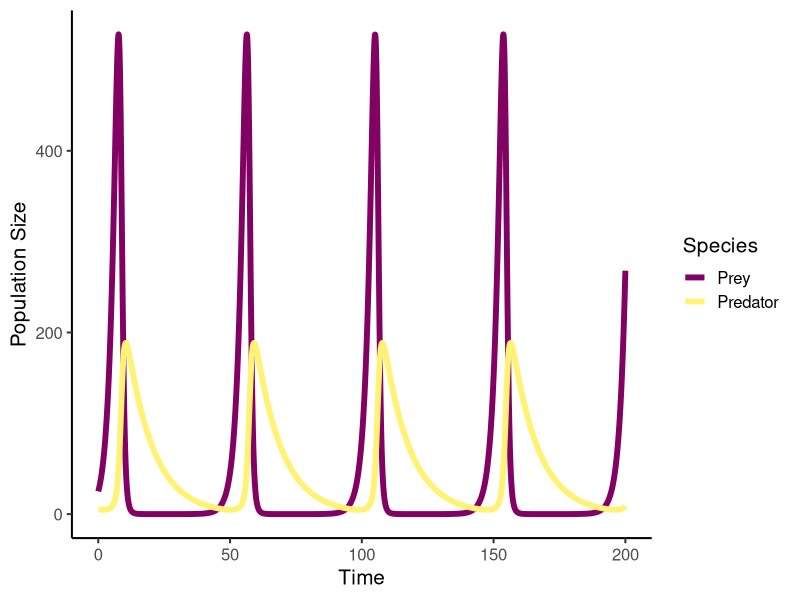
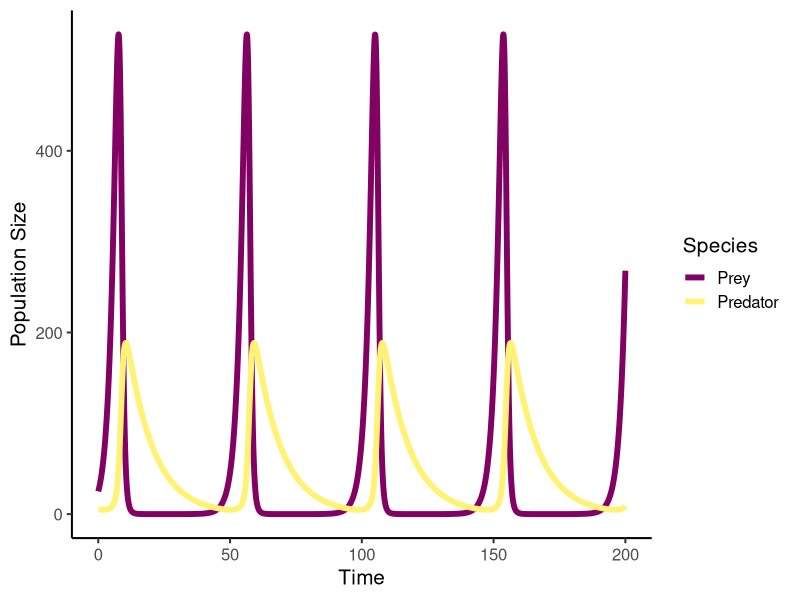
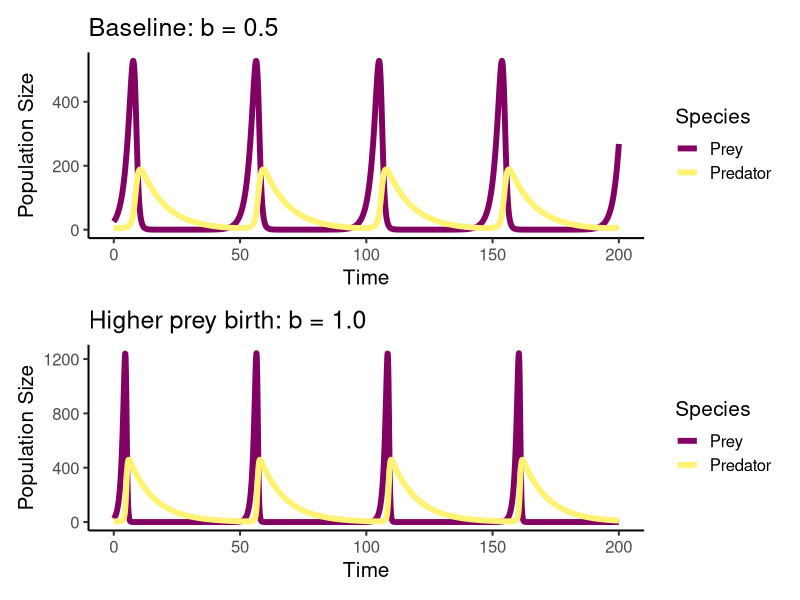
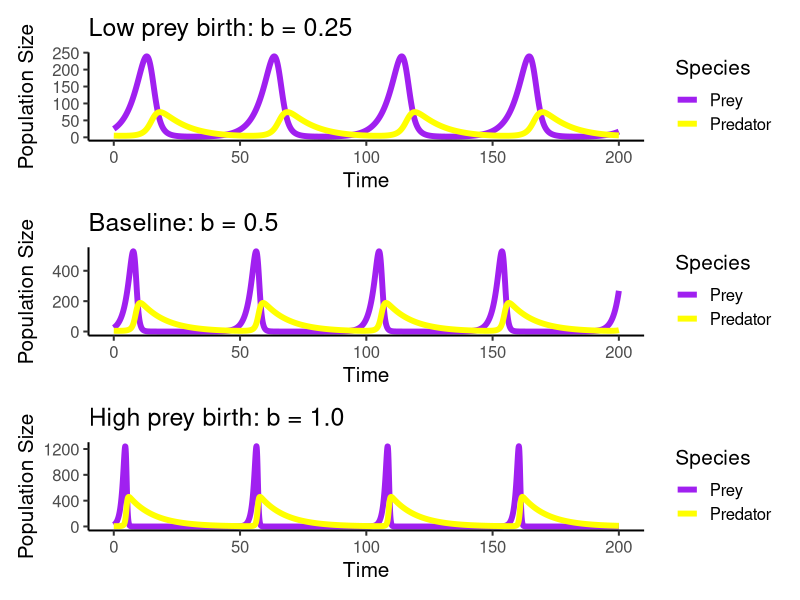
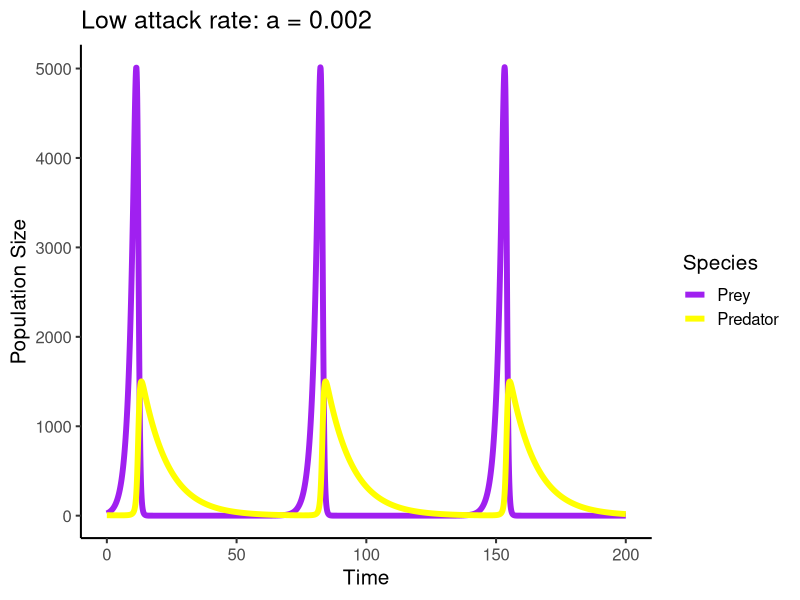
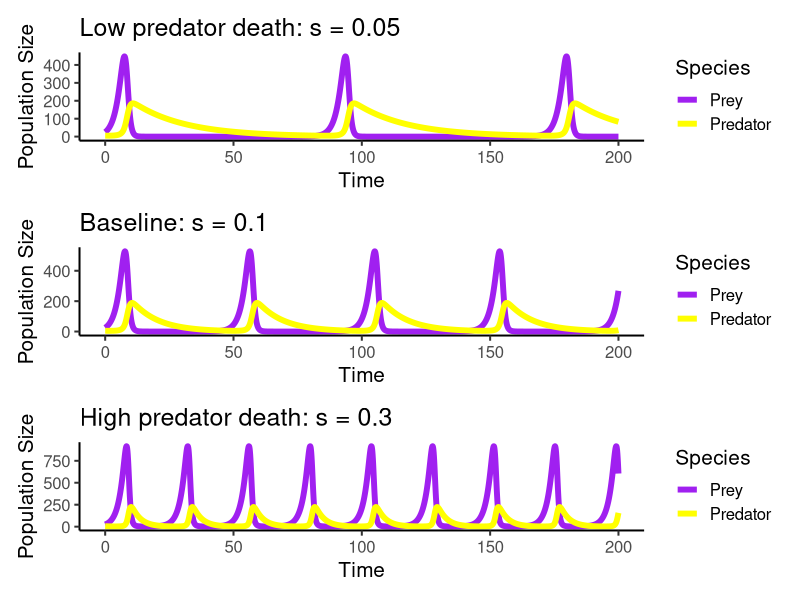
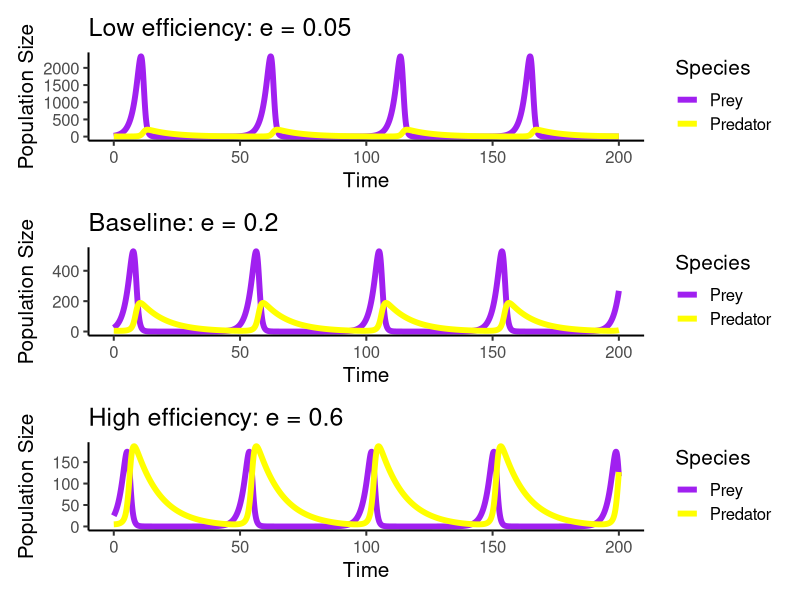
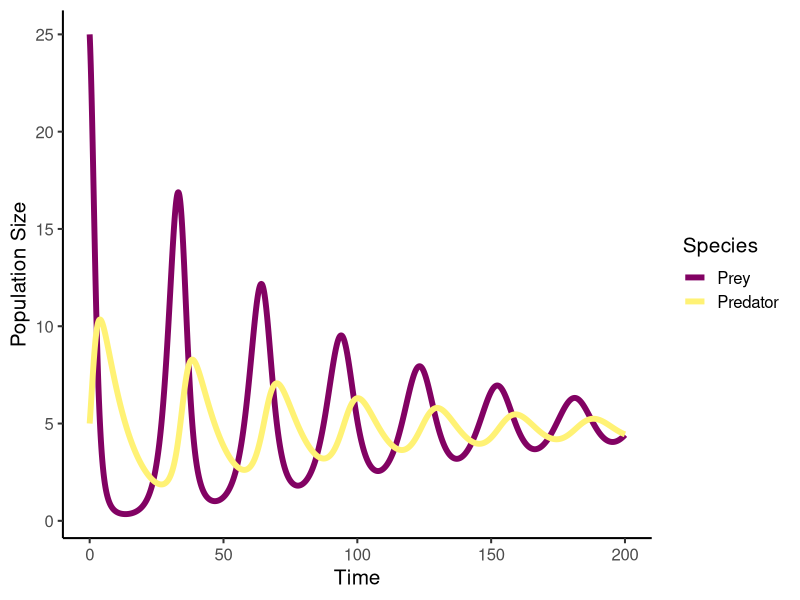

These figures' R source, in order:
## ---- chunk 1
knitr::opts_chunk$set(echo = TRUE)
set.seed(6)
library(tidyverse)
library(patchwork)
library(deSolve)
## ---- chunk 2
# Define the Lotka-Volterra predator-prey model
# Arguments:
#   t: current time (required by ode() but not used in this autonomous system)
#   y: vector of state variables [H, P] (prey and predator populations)
#   params: named vector of parameters (b, a, s, e)
# Returns:
#   list containing vector of derivatives [dH/dt, dP/dt]

predpreyLV <- function(t, y, params) {
  # Extract state variables from the y vector
  H <- y[1]  # Prey population (first element)
  P <- y[2]  # Predator population (second element)
  
  # with() lets us use parameter names directly without params$b, etc.
  with(as.list(params), {
    # Prey equation: births (bH) minus deaths from predation (aPH)
    dH.dt <- b*H - a*P*H
    
    # Predator equation: births from consumption (eaPH) minus deaths (sP)
    dP.dt <- e*a*P*H - s*P
    
    # Return derivatives as a list (required format for ode())
    return(list(c(dH.dt, dP.dt)))
  })
}
## ---- chunk 3
# Set parameter values as a named vector
params1 <- c(b = 0.5,   # Prey birth rate
             a = 0.01,  # Attack rate
             s = 0.1,   # Predator death rate
             e = 0.2)   # Conversion efficiency

# Create time sequence: start at 0, end at 200, step by 0.1
Time <- seq(0, 200, by = 0.1)

# Run the ODE solver
# Arguments:
#   y: initial conditions as named vector [H0, P0]
#   times: time points at which to compute solution
#   func: the model function we defined above
#   parms: parameter values
LV.out <- as.data.frame(ode(c(H0 = 25, P0 = 5), Time, predpreyLV, params1))

# Result is a data frame with columns: time, H0, P0
head(LV.out)
## ---- chunk 4
# Reshape data from wide to long format for ggplot
# pivot_longer transforms columns H0 and P0 into rows
LV.out_long <- pivot_longer(LV.out, 
                            !time,           # Keep time as-is
                            names_to = "species",    # New column for species names
                            values_to = "pop_size")  # New column for population values

# Create the plot
ggplot(LV.out_long, aes(x = time, y = pop_size, color = species)) +
  geom_line(linewidth = 2) +
  theme_classic(base_size = 15) +
  xlab("Time") + ylab("Population Size") +
  scale_color_manual(values = c("#820263", "#FFF275"),
                     name = "Species", labels = c("Prey", "Predator"))
## ---- chunk 5
# Convenient plotting function for Lotka-Volterra predator-prey model
# Arguments:
#   b, a, s, e: model parameters (see parameter table above)
#   H0, P0: initial population sizes
#   tmax: maximum time to simulate (default 200)
#   tstep: time step for output (default 0.1)
# Returns:
#   ggplot object showing population dynamics over time

lv_plot <- function(b, a, s, e, H0, P0, tmax = 200, tstep = 0.1) {
  
  # Define the model INSIDE the function
  # This ensures the function is self-contained
  predpreyLV <- function(t, y, params) {
    H <- y[1]
    P <- y[2]
    with(as.list(params), {
      dH.dt <- b*H - a*P*H
      dP.dt <- e*a*P*H - s*P
      return(list(c(dH.dt, dP.dt)))
    })
  }
  
  # Create parameter vector from function arguments
  params1 <- c(b = b, a = a, s = s, e = e)
  
  # Set up time sequence
  Time <- seq(0, tmax, by = tstep)
  
  # Run ODE solver
  LV.out <- as.data.frame(ode(c(H0 = H0, P0 = P0), Time, predpreyLV, params1))
  
  # Reshape for plotting
  LV.out_long <- pivot_longer(LV.out, !time, names_to = "species", values_to = "pop_size")
  
  # Create and return the plot
  ggplot(LV.out_long, aes(x = time, y = pop_size, color = species)) +
    geom_line(linewidth = 2) +
    theme_classic(base_size = 15) +
    xlab("Time") + ylab("Population Size") +
    scale_color_manual(values = c("#820263", "#FFF275"),
                       name = "Species", labels = c("Prey", "Predator"))
}
## ---- chunk 6
# Test the function with baseline parameters
lv_plot(b = 0.5, a = 0.01, s = 0.1, e = 0.2, H0 = 25, P0 = 5)
## ---- chunk 7
# Baseline
p1 <- lv_plot(b = 0.5, a = 0.01, s = 0.1, e = 0.2, H0 = 25, P0 = 5) +
  ggtitle("Baseline: b = 0.5")

# Higher prey birth rate
p2 <- lv_plot(b = 1.0, a = 0.01, s = 0.1, e = 0.2, H0 = 25, P0 = 5) +
  ggtitle("Higher prey birth: b = 1.0")

# Use patchwork to stack plots vertically
p1 / p2
## ---- chunk 8
predpreyLV <- function(t, y, params) {
  H <- y[1]
  P <- y[2]
  with(as.list(params), {
    dH.dt <- b*H - a*P*H
    dP.dt <- e*a*P*H - s*P
    return(list(c(dH.dt, dP.dt)))
  })
}

lv_plot <- function(b, a, s, e, H0, P0, tmax = 200, tstep = 0.1) {
  predpreyLV <- function(t, y, params) {
    H <- y[1]; P <- y[2]
    with(as.list(params), {
      dH.dt <- b*H - a*P*H
      dP.dt <- e*a*P*H - s*P
      return(list(c(dH.dt, dP.dt)))
    })
  }
  params1 <- c(b = b, a = a, s = s, e = e)
  Time <- seq(0, tmax, by = tstep)
  LV.out <- as.data.frame(ode(c(H0 = H0, P0 = P0), Time, predpreyLV, params1))
  LV.out_long <- pivot_longer(LV.out, !time, names_to = "species", values_to = "pop_size")
  ggplot(LV.out_long, aes(x = time, y = pop_size, color = species)) +
    geom_line(linewidth = 2) +
    theme_classic(base_size = 15) +
    xlab("Time") + ylab("Population Size") +
    scale_color_manual(values = c("purple", "yellow"),
                       name = "Species", labels = c("Prey", "Predator"))
}
## ---- chunk 9
p1 <- lv_plot(b = 0.25, a = 0.01, s = 0.1, e = 0.2, H0 = 25, P0 = 5) + ggtitle("Low prey birth: b = 0.25")
p2 <- lv_plot(b = 0.5,  a = 0.01, s = 0.1, e = 0.2, H0 = 25, P0 = 5) + ggtitle("Baseline: b = 0.5")
p3 <- lv_plot(b = 1.0,  a = 0.01, s = 0.1, e = 0.2, H0 = 25, P0 = 5) + ggtitle("High prey birth: b = 1.0")
p1 / p2 / p3
## ---- chunk 10
p1 <- lv_plot(b = 0.5, a = 0.002, s = 0.1, e = 0.2, H0 = 25, P0 = 5) + ggtitle("Low attack rate: a = 0.002")
p2 <- lv_plot(b = 0.5, a = 0.01,  s = 0.1, e = 0.2, H0 = 25, P0 = 5) + ggtitle("Baseline: a = 0.01")
p1 
## ---- chunk 11
p1 <- lv_plot(b = 0.5, a = 0.01, s = 0.05, e = 0.2, H0 = 25, P0 = 5) + ggtitle("Low predator death: s = 0.05")
p2 <- lv_plot(b = 0.5, a = 0.01, s = 0.1,  e = 0.2, H0 = 25, P0 = 5) + ggtitle("Baseline: s = 0.1")
p3 <- lv_plot(b = 0.5, a = 0.01, s = 0.3,  e = 0.2, H0 = 25, P0 = 5) + ggtitle("High predator death: s = 0.3")
p1 / p2 / p3
## ---- chunk 12
p1 <- lv_plot(b = 0.5, a = 0.01, s = 0.1, e = 0.05, H0 = 25, P0 = 5) + ggtitle("Low efficiency: e = 0.05")
p2 <- lv_plot(b = 0.5, a = 0.01, s = 0.1, e = 0.2,  H0 = 25, P0 = 5) + ggtitle("Baseline: e = 0.2")
p3 <- lv_plot(b = 0.5, a = 0.01, s = 0.1, e = 0.6,  H0 = 25, P0 = 5) + ggtitle("High efficiency: e = 0.6")
p1 / p2 / p3
## ---- chunk 13
# Original prey equation: dH.dt <- b*H - a*P*H
# Modified with logistic growth: dH.dt <- b*H*(K-H)/K - a*P*H

lv_plot_logistic <- function(b, a, s, e, K, H0, P0, tmax = 200, tstep = 0.1) {
  # Define the modified model
  predpreyLV_logistic <- function(t, y, params) {
    H <- y[1]
    P <- y[2]
    with(as.list(params), {
      # MODIFIED: Added logistic term (K-H)/K
      dH.dt <- b*H*(K - H)/K - a*P*H
      dP.dt <- e*a*P*H - s*P
      return(list(c(dH.dt, dP.dt)))
    })
  }
  
  # Note: K is now included in parameters
  params1 <- c(b = b, a = a, s = s, e = e, K = K)
  Time <- seq(0, tmax, by = tstep)
  LV.out <- as.data.frame(ode(c(H0 = H0, P0 = P0), Time, predpreyLV_logistic, params1))
  LV.out_long <- pivot_longer(LV.out, !time, names_to = "species", values_to = "pop_size")
  
  ggplot(LV.out_long, aes(x = time, y = pop_size, color = species)) +
    geom_line(linewidth = 2) +
    theme_classic(base_size = 15) +
    xlab("Time") + ylab("Population Size") +
    scale_color_manual(values = c("#820263", "#FFF275"),
                       name = "Species", labels = c("Prey", "Predator"))
}

# Test with K = 100
lv_plot_logistic(b = 0.5, a = 0.1, s = 0.1, e = 0.2, K = 100, H0 = 25, P0 = 5)
## ---- chunk 14
lv_plot_logistic <- function(b, a, s, e, K, H0, P0, tmax = 200, tstep = 0.1) {
  predpreyLV_logistic <- function(t, y, params) {
    H <- y[1]; P <- y[2]
    with(as.list(params), {
      dH.dt <- b*H*(K - H)/K - a*P*H
      dP.dt <- e*a*P*H - s*P
      return(list(c(dH.dt, dP.dt)))
    })
  }
  params1 <- c(b = b, a = a, s = s, e = e, K = K)
  Time <- seq(0, tmax, by = tstep)
  LV.out <- as.data.frame(ode(c(H0 = H0, P0 = P0), Time, predpreyLV_logistic, params1))
  LV.out_long <- pivot_longer(LV.out, !time, names_to = "species", values_to = "pop_size")
  ggplot(LV.out_long, aes(x = time, y = pop_size, color = species)) +
    geom_line(linewidth = 2) +
    theme_classic(base_size = 15) +
    xlab("Time") + ylab("Population Size") +
    scale_color_manual(values = c("#820263", "#FFF275"),
                       name = "Species", labels = c("Prey", "Predator"))
}
## ---- chunk 15
p1 <- lv_plot_logistic(b = 0.5, a = 0.1, s = 0.1, e = 0.2, K = 50,  H0 = 25, P0 = 5) + ggtitle("Small K = 50")
p2 <- lv_plot_logistic(b = 0.5, a = 0.1, s = 0.1, e = 0.2, K = 500, H0 = 25, P0 = 5) + ggtitle("Large K = 500")
p1 / p2
## ---- chunk 16
ggplot() +
  geom_function(fun = function(x) x, aes(color = "Type I"), linewidth = 2) +
  geom_function(fun = function(x) x/(1 + x), aes(color = "Type II"), linewidth = 2) +
  geom_function(fun = function(x) x^2/(1 + x^2), aes(color = "Type III"), linewidth = 2) +
  xlim(0, 3) +
  theme_classic(base_size = 15) +
  xlab("Prey Density") + ylab("Prey Consumed per Predator per Time") +
  labs(color = "Response Type") +
  scale_color_manual(values = c("Type I" = "black", "Type II" = "blue", "Type III" = "red"))
## ---- chunk 17
plot_responses <- function(a, h) {
  ggplot() +
    geom_function(fun = function(x) a*x/(1 + a*h*x), 
                  aes(color = "Type II"), linewidth = 2) +
    geom_function(fun = function(x) a*x^2/(1 + a*h*x^2), 
                  aes(color = "Type III"), linewidth = 2) +
    xlim(0, 3) +
    theme_classic(base_size = 15) +
    xlab("Prey Density") + ylab("Prey Consumed \nper Predator per Time") +
    labs(color = "Response") +
    ggtitle(paste("a =", a, ", h =", h))
}

# Compare different parameter values
(plot_responses(a = 1, h = 1) + plot_responses(a = 4, h = 1)) /
(plot_responses(a = 1, h = 0.5) + plot_responses(a = 1, h = 2))
## ---- chunk 18
SIR <- function(beta, gamma, S0, I0, R0, tmax, tstep = 0.1) {
  SIR_mod <- function(t, y, params) {
    S <- y[1]
    I <- y[2]
    R <- y[3]
    with(as.list(params), {
      dS.dt <- -B * I * S
      dI.dt <- B * I * S - G * I
      dR.dt <- G * I
      return(list(c(dS.dt, dI.dt, dR.dt)))
    })
  }
  
  params1 <- c(B = beta, G = gamma)
  Time <- seq(0, tmax, by = tstep)
  SIR.out <- as.data.frame(ode(c(S0, I0, R0), Time, SIR_mod, params1))
  names(SIR.out) <- c("time", "S", "I", "R")
  SIR.out_long <- pivot_longer(SIR.out, !time, 
                                names_to = "compartment", values_to = "size")
  
  ggplot(SIR.out_long, aes(x = time, y = size, color = compartment)) +
    geom_line(linewidth = 2) +
    theme_classic(base_size = 15) +
    xlab("Time") + ylab("Number of Individuals") +
    scale_color_manual(values = c("I" = "#820263", "R" = "#FFF275", "S" = "#2E86AB"),
                       name = "Compartment",
                       labels = c("Infected", "Recovered", "Susceptible"))
}
## ---- chunk 19
SIR(beta = 0.0005, gamma = 0.05, S0 = 499, I0 = 1, R0 = 0, tmax = 100)
## ---- chunk 20
SIR <- function(beta, gamma, S0, I0, R0, tmax, tstep = 0.1) {
  SIR_mod <- function(t, y, params) {
    S <- y[1]; I <- y[2]; R <- y[3]
    with(as.list(params), {
      dS.dt <- -B * I * S
      dI.dt <- B * I * S - G * I
      dR.dt <- G * I
      return(list(c(dS.dt, dI.dt, dR.dt)))
    })
  }
  params1 <- c(B = beta, G = gamma)
  Time <- seq(0, tmax, by = tstep)
  SIR.out <- as.data.frame(ode(c(S0, I0, R0), Time, SIR_mod, params1))
  names(SIR.out) <- c("time", "S", "I", "R")
  SIR.out_long <- pivot_longer(SIR.out, !time, names_to = "compartment", values_to = "size")
  ggplot(SIR.out_long, aes(x = time, y = size, color = compartment)) +
    geom_line(linewidth = 2) +
    theme_classic(base_size = 15) +
    xlab("Time") + ylab("Number of Individuals") +
    scale_color_manual(values = c("I" = "#820263", "R" = "#FFF275", "S" = "#2E86AB"),
                       name = "Compartment",
                       labels = c("Infected", "Recovered", "Susceptible"))
}
## ---- chunk 21
p1 <- SIR(beta = 0.0005, gamma = 0.05, S0 = 499, I0 = 1, R0 = 0, tmax = 100) +
  ggtitle(expression(paste("Baseline: ", beta, " = 0.0005, ", R[0], " ≈ 5.0")))
p2 <- SIR(beta = 0.001, gamma = 0.05, S0 = 499, I0 = 1, R0 = 0, tmax = 100) +
  ggtitle(expression(paste("Doubled: ", beta, " = 0.001, ", R[0], " ≈ 10.0")))
p1 / p2
## ---- chunk 22
# Annual plant lifecycle diagram

box_width <- .5

ggplot() +
  # === BOXES ===
  # Seeds (Year t)
  annotate("rect", xmin = 0, xmax = 2, ymin = 2.5, ymax = 3.5,
           fill = "#8B4513", alpha = 0.3, color = "#8B4513", linewidth = box_width) +
  annotate("text", x = 1, y = 3, label = "Seeds\n(Year t)", size = 5, fontface = "bold") +
  

  # Adults
  annotate("rect", xmin = 0, xmax = 2, ymin = 4.8, ymax = 5.8,
           fill = "#228B22", alpha = 0.3, color = "#228B22", linewidth = box_width) +
  annotate("text", x = 1, y = 5.3, label = "Adults", size = 5, fontface = "bold") +
  
  # Seed Bank
  annotate("rect", xmin = 0, xmax = 2, ymin = 0.3, ymax = 1.3,
           fill = "#D2691E", alpha = 0.3, color = "#D2691E", linewidth = box_width) +
  annotate("text", x = 1, y = 0.8, label = "Seed Bank", size = 5, fontface = "bold") +
  
  # New Seeds
  annotate("rect", xmin = 4, xmax = 6, ymin = 3.5, ymax = 4.5,
           fill = "#FF6B35", alpha = 0.3, color = "#FF6B35", linewidth = box_width) +
  annotate("text", x = 5, y = 4, label = "New Seeds", size = 5, fontface = "bold") +
  
  # Surviving Bank Seeds
  annotate("rect", xmin = 4, xmax = 6, ymin = 0.3, ymax = 1.3,
           fill = "#D2691E", alpha = 0.3, color = "#D2691E", linewidth = box_width) +
  annotate("text", x = 5, y = 0.8, label = "Surviving\nBank Seeds", size = 4, fontface = "bold") +
  
  # Seeds (Year t+1)
  annotate("rect", xmin = 7.5, xmax = 9.5, ymin = 2, ymax = 3,
           fill = "#8B4513", alpha = 0.3, color = "#8B4513", linewidth = box_width) +
  annotate("text", x = 8.5, y = 2.5, label = "Seeds\n(Year t+1)", size = 5, fontface = "bold") +
  
  # === ARROWS ===
  # Seeds to Adults (g)
  annotate("segment", x = 1, xend = 1, y = 3.5, yend = 4.8,
           arrow = arrow(length = unit(0.3, "cm")), linewidth = 1.5, color = "#228B22") +
  
 # Seeds to Seed Bank (1-g)
  annotate("segment", x = 1, xend = 1, y = 2.5, yend = 1.3,
           arrow = arrow(length = unit(0.3, "cm")), linewidth = 1.5, color = "#8B4513") +
  
  # Seed Bank to Surviving (s)
  annotate("segment", x = 2, xend = 4, y = 0.8, yend = 0.8,
           arrow = arrow(length = unit(0.3, "cm")), linewidth = 1.5, color = "#D2691E") +
  
  # Adults to New Seeds (curved, F)
  geom_curve(aes(x = 2, xend = 4, y = 5.3, yend = 4.2),
             arrow = arrow(length = unit(0.3, "cm")), linewidth = 1.5, 
             color = "#FF6B35", curvature = -0.3) +
  
  # New Seeds to Year t+1
  annotate("segment", x = 6, xend = 7.5, y = 4, yend = 2.8,
           arrow = arrow(length = unit(0.3, "cm")), linewidth = 1.5, color = "black") +
  
  # Surviving to Year t+1
  annotate("segment", x = 6, xend = 7.5, y = 0.8, yend = 2.2,
           arrow = arrow(length = unit(0.3, "cm")), linewidth = 1.5, color = "black") +
  
  # === LABELS (positioned to not overlap arrows) ===
  # Arrow labels
  annotate("text", x = 0.5, y = 4.15, label = "g", size = 5, color = "#228B22", fontface = "bold") +
  annotate("text", x = 0.4, y = 1.9, label = "1-g", size = 4, color = "#8B4513", fontface = "bold") +
  annotate("text", x = 3, y = 1.2, label = "s", size = 5, color = "#D2691E", fontface = "bold") +
  annotate("text", x = 3.5, y = 5.5, label = "F", size = 5, color = "#FF6B35", fontface = "bold") +
  
  # Quantity labels (below/beside boxes)
  annotate("text", x = 2.3, y = 3, label = expression(N[t]), size = 5, color = "#8B4513") +
  annotate("text", x = .5, y = 6, label = expression(gN[t]), size = 5, color = "#228B22") +
  annotate("text", x = 1, y = -0.1, label = expression((1-g)*N[t]), size = 4, color = "#D2691E") +
  annotate("text", x = 5, y = 3.1, label = expression(gN[t]*F), size = 4, color = "#FF6B35") +
  annotate("text", x = 5, y = -0.1, label = expression(s(1-g)*N[t]), size = 4, color = "#D2691E") +
  annotate("text", x = 8.5, y = 1.6, label = expression(N[t+1]), size = 5, color = "#8B4513") +
  
  # Plus sign
  annotate("text", x = 6.9, y = 2.5, label = "+", size = 10, fontface = "bold") +
  
  # === EQUATION BOX ===
  annotate("rect", xmin = 2, xmax = 7.5, ymin = -1.4, ymax = -0.6,
           fill = "white", color = "black", linewidth = 1) +
  annotate("text", x = 4.75, y = -1, size = 5,
           label = expression(N[t+1] == s(1-g)*N[t] + g*N[t]*F)) +
  
  theme_void() +
  xlim(-0.5, 10.5) + 
  ylim(-1.7, 6.3)
## ---- chunk 23
# Function to simulate single-species annual plant dynamics
simulate_annual <- function(lambda, alpha, g, s, N0, years) {
  N <- numeric(years + 1)
  N[1] <- N0
  
  for(t in 1:years) {
    # Calculate density-dependent fecundity
    F_t <- lambda / (1 + alpha * N[t] * g)
    
    # Calculate next year's population
    # Seed bank contribution + reproduction contribution
    N[t+1] <- s * (1 - g) * N[t] + g * N[t] * F_t
  }
  
  return(data.frame(year = 0:years, N = N))
}

# Example simulation
result <- simulate_annual(lambda = 50, alpha = 0.01, g = 0.4, s = 0.6, 
                          N0 = 100, years = 30)

ggplot(result, aes(x = year, y = N)) +
  geom_line(linewidth = 2) +
  geom_point(size = 2) +
  theme_classic(base_size = 15) +
  xlab("Year") + ylab("Population Size (seeds)")
## ---- chunk 24
simulate_annual <- function(lambda, alpha, g, s, N0, years) {
  N <- numeric(years + 1)
  N[1] <- N0
  for(t in 1:years) {
    F_t <- lambda / (1 + alpha * N[t] * g)
    N[t+1] <- s * (1 - g) * N[t] + g * N[t] * F_t
  }
  return(data.frame(year = 0:years, N = N))
}

# Modified to return a plot
plot_annual <- function(lambda, alpha, g, s, N0, years) {
  result <- simulate_annual(lambda, alpha, g, s, N0, years)
  ggplot(result, aes(x = year, y = N)) +
    geom_line(linewidth = 2) +
    geom_point(size = 2) +
    theme_classic(base_size = 15) +
    xlab("Year") + ylab("Population Size (seeds)")
}

# Demonstration
plot_annual(lambda = 50, alpha = 0.01, g = 0.4, s = 0.6, N0 = 100, years = 30)
## ---- chunk 25
# Function returning equilibrium (average after burn-in)
get_equilibrium <- function(lambda, alpha, g, s, N0, years, burnin) {
  # Simulate
  result <- simulate_annual(lambda, alpha, g, s, N0, years)
  
  # Average population size after burn-in
  equilibrium <- mean(result$N[(burnin + 1):(years + 1)])
  
  return(equilibrium)
}

# Example: 50 years total, discard first 20 as burn-in
get_equilibrium(lambda = 50, alpha = 0.01, g = 0.4, s = 0.6, 
                N0 = 100, years = 50, burnin = 20)
## ---- chunk 26
get_equilibrium <- function(lambda, alpha, g, s, N0, years, burnin) {
  result <- simulate_annual(lambda, alpha, g, s, N0, years)
  equilibrium <- mean(result$N[(burnin + 1):(years + 1)])
  return(equilibrium)
}

# 100-year time series
plot_annual(lambda = 50, alpha = 0.01, g = 0.4, s = 0.6, N0 = 100, years = 100)
## ---- chunk 27
eq <- get_equilibrium(lambda = 50, alpha = 0.01, g = 0.4, s = 0.6,
                      N0 = 100, years = 50, burnin = 20)
cat("Equilibrium population size:", round(eq, 1), "seeds\n")
## ---- chunk 28
# Simulation function for 3-species community
simulate_community <- function(l_vals, a_vals, g_vals, s_vals, N0, years) {
  N_mat <- matrix(NA, nrow = years + 1, ncol = 3)
  N_mat[1, ] <- N0
  
  for(t in 1:years) {
    for(sp in 1:3) {
      # Calculate competition term
      comp_term <- sum(a_vals[sp, ] * N_mat[t, ] * g_vals)
      
      # Density-dependent fecundity
      F_t <- l_vals[sp] / (1 + comp_term)
      
      # Next year's population
      N_mat[t+1, sp] <- s_vals[sp] * (1 - g_vals[sp]) * N_mat[t, sp] +
                         g_vals[sp] * N_mat[t, sp] * F_t
    }
  }
  
  return(N_mat)
}

# Example parameters for 3 species
l_vals <- c(50, 45, 55)  # Intrinsic growth rates
a_vals <- matrix(c(0.01, 0.008, 0.005,   # Competition matrix
                   0.006, 0.01, 0.007,
                   0.004, 0.009, 0.01), 
                 nrow = 3, byrow = TRUE)
g_vals <- c(0.4, 0.35, 0.45)  # Germination rates
s_vals <- c(0.6, 0.55, 0.5)   # Seed survival rates

# Run simulation
N0 <- c(25, 25, 25)
years <- 50
N_result <- simulate_community(l_vals, a_vals, g_vals, s_vals, N0, years)

# Plot
N_result %>%
  as.data.frame() %>%
  setNames(c("Sp1", "Sp2", "Sp3")) %>%
  mutate(year = 0:years) %>%
  pivot_longer(cols = 1:3, names_to = "Species", values_to = "N") %>%
  ggplot(aes(x = year, y = N, color = Species)) +
  geom_line(linewidth = 2) +
  theme_classic(base_size = 15) +
  xlab("Year") + ylab("Population Size")
## ---- chunk 29
simulate_community <- function(l_vals, a_vals, g_vals, s_vals, N0, years) {
  N_mat <- matrix(NA, nrow = years + 1, ncol = 3)
  N_mat[1, ] <- N0
  for(t in 1:years) {
    for(sp in 1:3) {
      comp_term <- sum(a_vals[sp, ] * N_mat[t, ] * g_vals)
      F_t <- l_vals[sp] / (1 + comp_term)
      N_mat[t+1, sp] <- s_vals[sp] * (1 - g_vals[sp]) * N_mat[t, sp] +
                         g_vals[sp] * N_mat[t, sp] * F_t
    }
  }
  return(N_mat)
}

# Example parameters
l_vals <- c(50, 45, 55)
a_vals <- matrix(c(0.01, 0.008, 0.005,
                   0.006, 0.01,  0.007,
                   0.004, 0.009, 0.01),
                 nrow = 3, byrow = TRUE)
g_vals <- c(0.4, 0.35, 0.45)
s_vals <- c(0.6, 0.55, 0.5)
years  <- 50

plot_community <- function(N_mat, title = "") {
  N_mat %>%
    as.data.frame() %>%
    setNames(c("Sp1", "Sp2", "Sp3")) %>%
    mutate(year = 0:years) %>%
    pivot_longer(cols = 1:3, names_to = "Species", values_to = "N") %>%
    ggplot(aes(x = year, y = N, color = Species)) +
    geom_line(linewidth = 2) +
    theme_classic(base_size = 15) +
    xlab("Year") + ylab("Population Size") +
    ggtitle(title)
}
## ---- chunk 30
N1 <- simulate_community(l_vals, a_vals, g_vals, s_vals, N0 = c(25,  25,  25),  years)
N2 <- simulate_community(l_vals, a_vals, g_vals, s_vals, N0 = c(100,  1, 100),  years)
N3 <- simulate_community(l_vals, a_vals, g_vals, s_vals, N0 = c(1,  100,   1),  years)

plot_community(N1, "Equal start: N0 = (25, 25, 25)") /
plot_community(N2, "Species 2 rare: N0 = (100, 1, 100)") /
plot_community(N3, "Species 2 dominant: N0 = (1, 100, 1)")
## ---- chunk 31
N_baseline <- simulate_community(l_vals, a_vals, g_vals, s_vals, N0 = c(25, 25, 25), years)

l_vals_mod <- c(50, 65, 55)  # Boost Species 2 lambda from 45 to 65
N_modified <- simulate_community(l_vals_mod, a_vals, g_vals, s_vals, N0 = c(25, 25, 25), years)

plot_community(N_baseline, "Baseline (lambda2 = 45)") /
plot_community(N_modified, "Modified (lambda2 = 65)")
## ---- chunk 32
simulate_community_stochastic <- function(l_vals, a_vals, g_vals, s_vals, N0, years) {
  N_mat <- matrix(NA, nrow = years + 1, ncol = 3)
  N_mat[1, ] <- N0
  
  for(t in 1:years) {
    for(sp in 1:3) {
      # Current population
      N_current <- round(N_mat[t, sp])  # Must be integer for binomial
      
      if(N_current == 0) {
        N_mat[t+1, sp] <- 0
        next
      }
      
      # Stochastic germination
      germinants <- rbinom(1, N_current, g_vals[sp])
      non_germinants <- N_current - germinants
      
      # Stochastic seed bank survival
      surviving_seeds <- rbinom(1, non_germinants, s_vals[sp])
      
      # Competition term (using expected germination for competitors)
      comp_term <- sum(a_vals[sp, ] * N_mat[t, ] * g_vals)
      
      # Expected fecundity per germinant
      F_expected <- l_vals[sp] / (1 + comp_term)
      
      # Stochastic seed production (each germinant produces Poisson seeds)
      if(germinants > 0) {
        new_seeds <- sum(rpois(germinants, F_expected))
      } else {
        new_seeds <- 0
      }
      
      N_mat[t+1, sp] <- surviving_seeds + new_seeds
    }
  }
  
  return(N_mat)
}

# Compare deterministic vs stochastic
set.seed(42)
N_stoch <- simulate_community_stochastic(l_vals, a_vals, g_vals, s_vals, N0, years)

# Plot comparison
det_df <- N_result %>%
  as.data.frame() %>%
  setNames(c("Sp1", "Sp2", "Sp3")) %>%
  mutate(year = 0:years, type = "Deterministic") %>%
  pivot_longer(cols = 1:3, names_to = "Species", values_to = "N")

stoch_df <- N_stoch %>%
  as.data.frame() %>%
  setNames(c("Sp1", "Sp2", "Sp3")) %>%
  mutate(year = 0:years, type = "Stochastic") %>%
  pivot_longer(cols = 1:3, names_to = "Species", values_to = "N")

bind_rows(det_df, stoch_df) %>%
  ggplot(aes(x = year, y = N, color = Species)) +
  geom_line(linewidth = 1) +
  facet_wrap(~type) +
  theme_classic(base_size = 12) +
  xlab("Year") + ylab("Population Size")
## ---- chunk 33
simulate_community_stochastic <- function(l_vals, a_vals, g_vals, s_vals, N0, years) {
  N_mat <- matrix(NA, nrow = years + 1, ncol = 3)
  N_mat[1, ] <- N0
  for(t in 1:years) {
    for(sp in 1:3) {
      N_current <- round(N_mat[t, sp])
      if(N_current == 0) { N_mat[t+1, sp] <- 0; next }
      germinants       <- rbinom(1, N_current, g_vals[sp])
      non_germinants   <- N_current - germinants
      surviving_seeds  <- rbinom(1, non_germinants, s_vals[sp])
      comp_term        <- sum(a_vals[sp, ] * N_mat[t, ] * g_vals)
      F_expected       <- l_vals[sp] / (1 + comp_term)
      new_seeds        <- if(germinants > 0) sum(rpois(germinants, F_expected)) else 0
      N_mat[t+1, sp]   <- surviving_seeds + new_seeds
    }
  }
  return(N_mat)
}
## ---- chunk 34
all_runs <- lapply(1:5, function(i) {
  N_s <- simulate_community_stochastic(l_vals, a_vals, g_vals, s_vals,
                                        N0 = c(25, 25, 25), years = years)
  as.data.frame(N_s) %>%
    setNames(c("Sp1", "Sp2", "Sp3")) %>%
    mutate(year = 0:years, run = factor(i)) %>%
    pivot_longer(cols = 1:3, names_to = "Species", values_to = "N")
})

bind_rows(all_runs) %>%
  ggplot(aes(x = year, y = N, color = Species, group = interaction(Species, run))) +
  geom_line(alpha = 0.5, linewidth = 1) +
  theme_classic(base_size = 15) +
  xlab("Year") + ylab("Population Size") +
  ggtitle("5 Stochastic Runs (alpha = 0.5)")
## ---- chunk 35
simulate_community_env_stochastic <- function(l_vals, a_vals, g_vals, s_vals, N0, years, 
                                               cv = 0.1) {
  # cv = coefficient of variation (standard deviation as fraction of mean)
  # cv = 0 gives deterministic dynamics
  # cv = 0.1 means populations fluctuate by roughly ±10-20% 
  # cv = 0.3 means populations fluctuate by roughly ±30-60%
  
  N_mat <- matrix(NA, nrow = years + 1, ncol = 3)
  N_mat[1, ] <- N0
  
  for(t in 1:years) {
    for(sp in 1:3) {
      # Calculate deterministic prediction
      comp_term <- sum(a_vals[sp, ] * N_mat[t, ] * g_vals)
      F_t <- l_vals[sp] / (1 + comp_term)
      N_deterministic <- s_vals[sp] * (1 - g_vals[sp]) * N_mat[t, sp] +
                         g_vals[sp] * N_mat[t, sp] * F_t
      
      # Add environmental noise: multiply by (1 + random deviation)
      # The deviation is drawn from a normal distribution with SD = cv
      env_effect <- 1 + rnorm(1, mean = 0, sd = cv)
      
      # Ensure population doesn't go negative
      N_mat[t+1, sp] <- max(0, N_deterministic * env_effect)
    }
  }
  
  return(N_mat)
}
## ---- chunk 36
# set.seed(12)

# Run with different cv values
N_low <- simulate_community_env_stochastic(l_vals, a_vals, g_vals, s_vals, N0, years, cv = 0.1)
N_med <- simulate_community_env_stochastic(l_vals, a_vals, g_vals, s_vals, N0, years, cv = 0.2)
N_high <- simulate_community_env_stochastic(l_vals, a_vals, g_vals, s_vals, N0, years, cv = 0.4)

# Plotting function
plot_stoch <- function(N_mat, title) {
  N_mat %>%
    as.data.frame() %>%
    setNames(c("Sp1", "Sp2", "Sp3")) %>%
    mutate(year = 0:years) %>%
    pivot_longer(cols = 1:3, names_to = "Species", values_to = "N") %>%
    ggplot(aes(x = year, y = N, color = Species)) +
    geom_line(linewidth = 1) +
    theme_classic(base_size = 12) +
    xlab("Year") + ylab("Population Size") +
    ggtitle(title)
}

plot_stoch(N_result, "Deterministic (cv = 0)") /
plot_stoch(N_low, "Low variation (cv = 0.1)") /
plot_stoch(N_med, "Medium variation (cv = 0.2)") /
plot_stoch(N_high, "High variation (cv = 0.4)")
